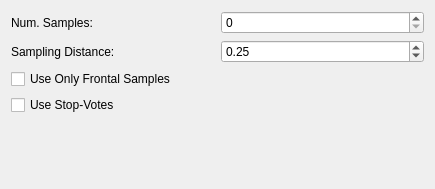
     <widget class="QWidget" name="page_neighborhood">
      <property name="geometry">
       <rect>
        <x>0</x>
        <y>0</y>
        <width>435</width>
        <height>189</height>
       </rect>
      </property>
      <attribute name="label">
       <string>Neighborhood Sampling</string>
      </attribute>
      <attribute name="toolTip">
       <string>Specify if and how information about the current streamline neighborhood should be used.</string>
      </attribute>
      <layout class="QGridLayout" name="gridLayout_18">
       <item row="1" column="0">
        <widget class="QCheckBox" name="m_FrontalSamplesBox">
         <property name="toolTip">
          <string>Only neighborhood samples in front of the current streamline position are considered.</string>
         </property>
         <property name="text">
          <string>Use Only Frontal Samples</string>
         </property>
         <property name="checked">
          <bool>false</bool>
         </property>
        </widget>
       </item>
       <item row="2" column="0">
        <widget class="QCheckBox" name="m_StopVotesBox">
         <property name="toolTip">
          <string>If checked, the majority of sampling points has to place a stop-vote for the streamline to terminate. If not checked, all sampling positions have to vote for a streamline termination.</string>
         </property>
         <property name="text">
          <string>Use Stop-Votes</string>
         </property>
         <property name="checked">
          <bool>false</bool>
         </property>
        </widget>
       </item>
       <item row="0" column="0">
        <widget class="QFrame" name="frame_4">
         <property name="frameShape">
          <enum>QFrame::NoFrame</enum>
         </property>
         <property name="frameShadow">
          <enum>QFrame::Raised</enum>
         </property>
         <layout class="QGridLayout" name="gridLayout_10">
          <property name="leftMargin">
           <number>0</number>
          </property>
          <property name="topMargin">
           <number>0</number>
          </property>
          <property name="rightMargin">
           <number>0</number>
          </property>
          <property name="bottomMargin">
           <number>0</number>
          </property>
          <item row="0" column="0">
           <widget class="QLabel" name="m_SeedsPerVoxelLabel_2">
            <property name="toolTip">
             <string/>
            </property>
            <property name="text">
             <string>Num. Samples:</string>
            </property>
           </widget>
          </item>
          <item row="0" column="1">
           <widget class="QSpinBox" name="m_NumSamplesBox">
            <property name="toolTip">
             <string>Number of neighborhood samples that are used to determine the next fiber progression direction.</string>
            </property>
            <property name="maximum">
             <number>50</number>
            </property>
           </widget>
          </item>
          <item row="1" column="0">
           <widget class="QLabel" name="m_SamplingDistanceLabel">
            <property name="toolTip">
             <string/>
            </property>
            <property name="text">
             <string>Sampling Distance:</string>
            </property>
           </widget>
          </item>
          <item row="1" column="1">
           <widget class="QDoubleSpinBox" name="m_SamplingDistanceBox">
            <property name="toolTip">
             <string>Sampling distance (in voxels)</string>
            </property>
            <property name="decimals">
             <number>2</number>
            </property>
            <property name="maximum">
             <double>10.000000000000000</double>
            </property>
            <property name="singleStep">
             <double>0.100000000000000</double>
            </property>
            <property name="value">
             <double>0.250000000000000</double>
            </property>
           </widget>
          </item>
         </layout>
        </widget>
       </item>
       <item row="3" column="0">
        <spacer name="verticalSpacer_3">
         <property name="orientation">
          <enum>Qt::Vertical</enum>
         </property>
         <property name="sizeHint" stdset="0">
          <size>
           <width>20</width>
           <height>40</height>
          </size>
         </property>
        </spacer>
       </item>
      </layout>
     </widget>
